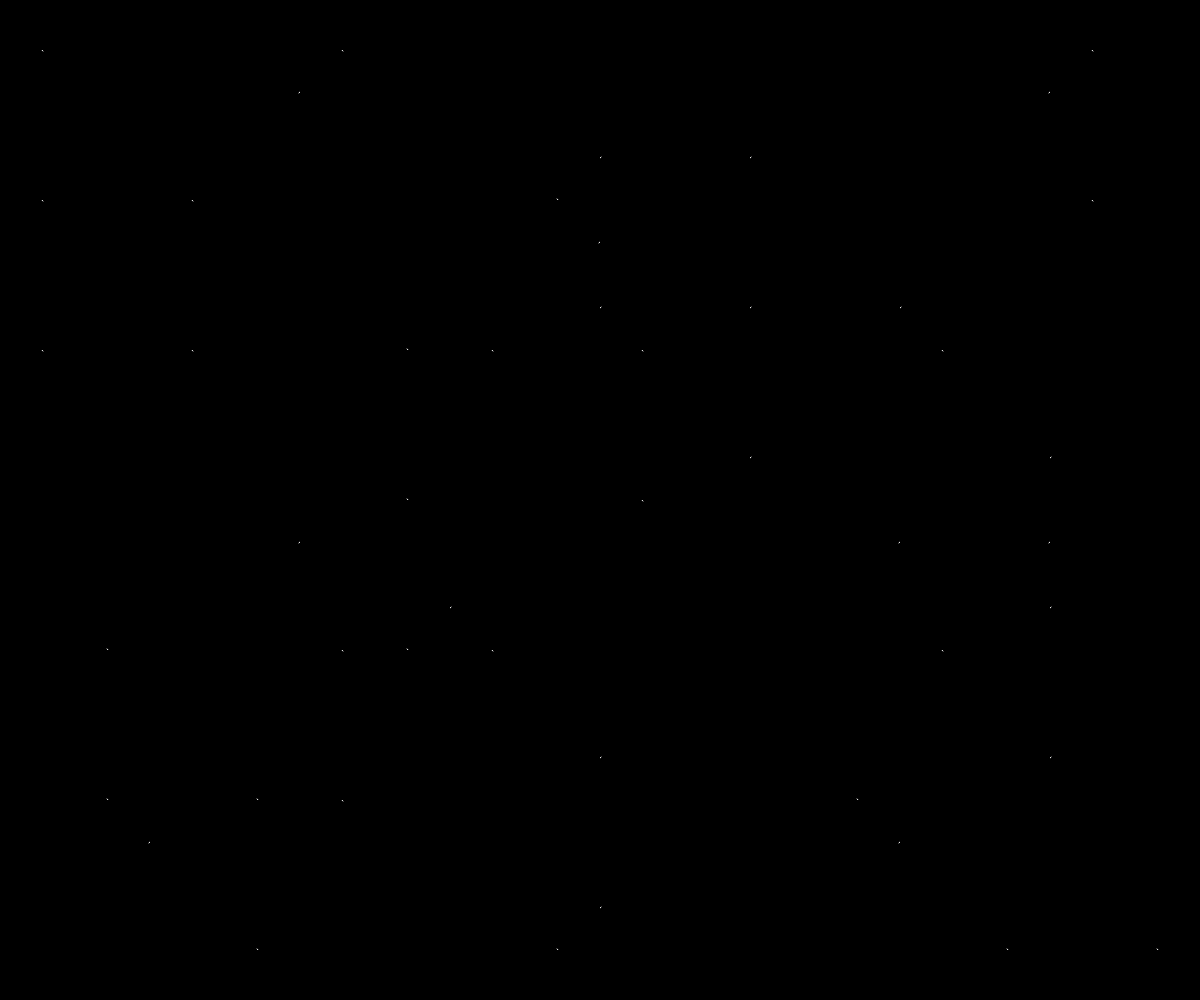
Frame 1 (no input)
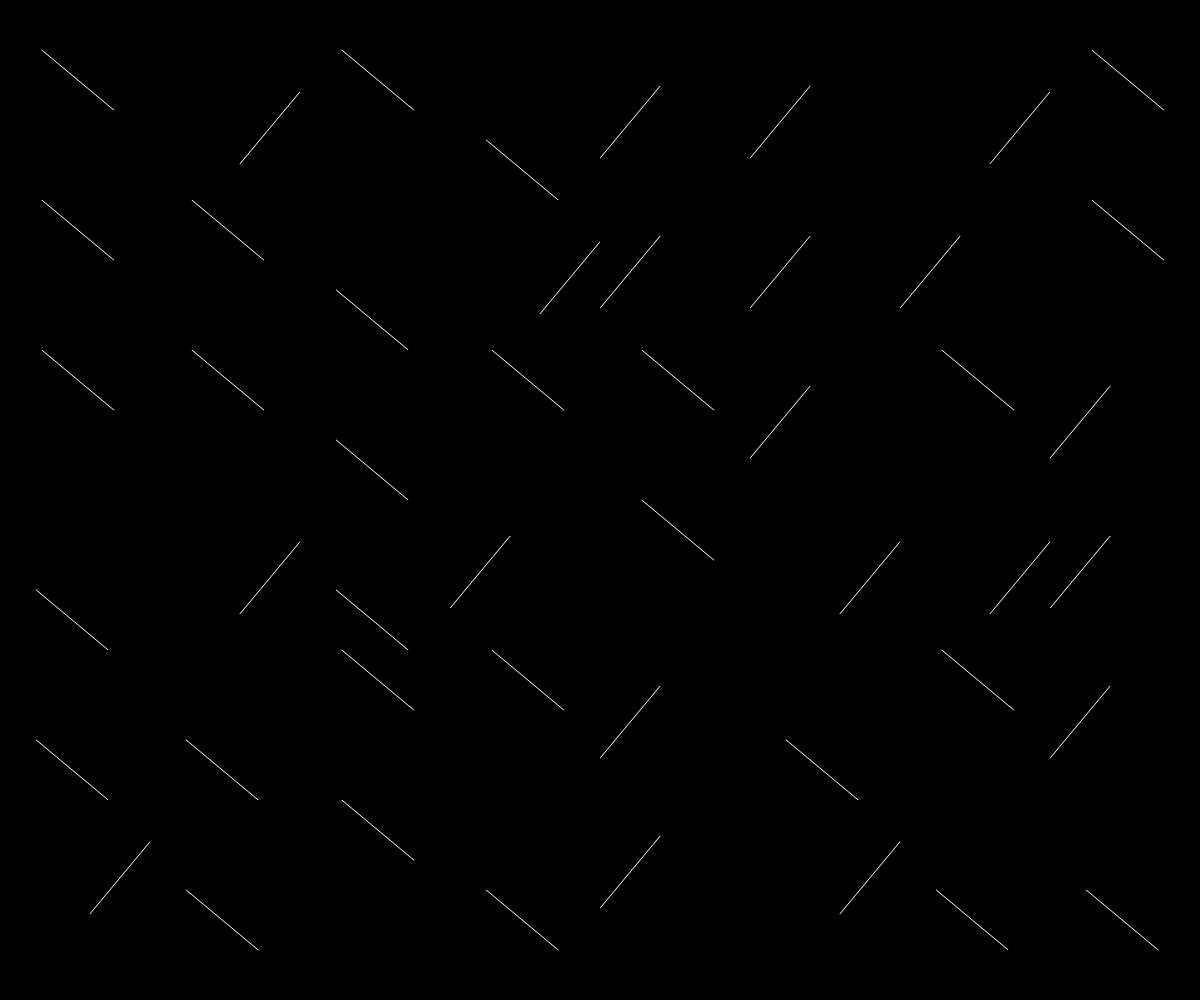
Frame 60 (no input)
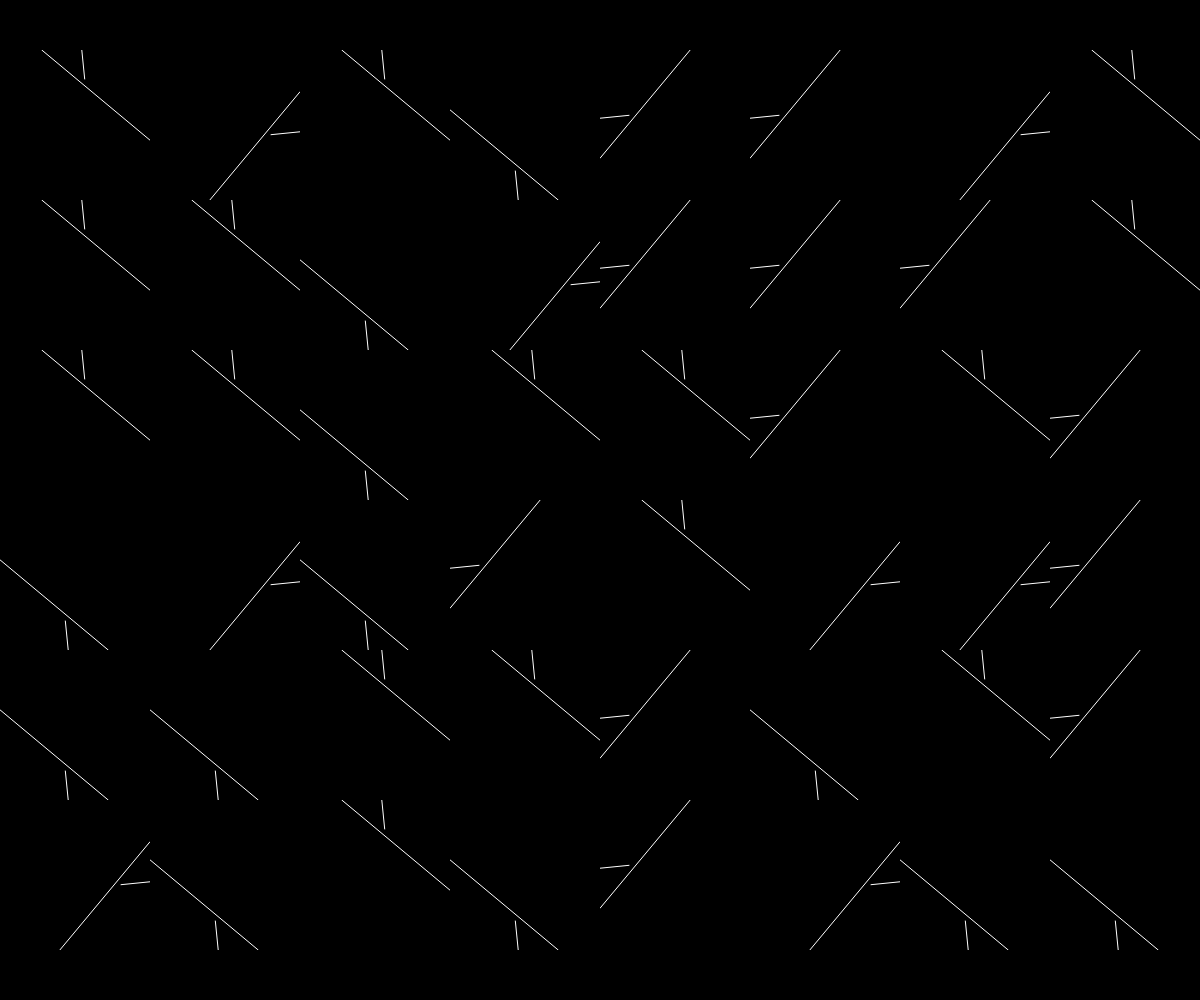
Frame 120 (the mouse pressed at the canvas centre since frame 60)

The p5.js sketch that drew these frames (run headless with seeded random() and noise() and a simulated clock; from frame 60 on, the mouse is pressed at the canvas centre):

// p5.js sketch
// ── sketch.js
let slotSize = 150 ;
let marginX
let marginY
let seed

let pg

let lines = []

function setup() {

    createCanvas(windowWidth, windowHeight);

    pixelDensity(1)

    pg = createGraphics(slotSize, slotSize)
    pg.background(0)
    pg.smooth()
    rectMode(CENTER)
    imageMode(CENTER)
    marginX = windowWidth - int((windowWidth / slotSize)) * slotSize;
    marginY = windowHeight - int((windowHeight / slotSize)) * slotSize;

    lines.push(new Line(0))
    //console.log(lines.length)
    //frameRate(15)
    seed = random(999999)

}


function draw() {
    //frameRate(15)
    background(0)
    pg.background(0)
   
    console.log(lines.length)



    for (let i = 0; i < lines.length; i++) {
        if (lines.length < 2000) {
            lines[i].update()
        }
        lines[i].draw(pg)
    }

    randomSeed(seed)
    for (var x = marginX / 2 + slotSize / 2; x < width - marginX / 2; x += slotSize) {
        for (var y = marginY / 2 + slotSize / 2; y < height - marginY / 2; y += slotSize) {
            push()
            translate(x, y)
            
            rotate(int(random(4)) * PI / 2)
            image(pg, 0, 0)
            if (keyIsPressed){
                noFill()
                strokeWeight(2)
                stroke(255)
                rect(0, 0, slotSize, slotSize)
            }
            pop()
        }
    }

}

class Line {

    constructor(id) {
        randomSeed(seed +id*random(10000))
        // speed x and y
        //this.a = int(random(-20, 20)) / 10
        //this.b = int(random(-20, 20)) / 10

        // source x and y
        let r = random(1)
        if (r< 0.25){
            this.sx = random(slotSize)
            this.sy = 0
            this.a = int(random(-20,20))/10
            this.b = 1
        }
        else if (r>= 0.25 && r < 0.5){
            this.sx = random(slotSize)
            this.sy = slotSize
            this.a = int(random(-20,20))/10
            this.b = -1
        }
        else if (r >= 0.5 && r < 0.75){
            this.sx = 0
            this.sy = random(slotSize)
            this.a = 1
            this.b = int(random(-20,20))/10
        }
        else if (r >= 0.75 && r <1){
            this.sx = slotSize
            this.sy = random(slotSize)
            this.a = -1
            this.b = int(random(-20,20))/10
        }

       // this.sx = random(slotSize / 4, slotSize - slotSize / 4)
        //this.sy = random(slotSize / 4, slotSize - slotSize / 4)
        // destination x and y
        this.dx = this.sx
        this.dy = this.sy

        this.id = id
        this.active = true;

       // console.log(this.sx, this.sy)

    }

    update() {
        if (this.active) {
            for (let i = 0; i < lines.length; i++) {
                if (i != this.id) {
                    if (this.intersects(
                            lines[i].sx, lines[i].sy, lines[i].dx, lines[i].dy,
                            this.sx, this.sy, this.dx, this.dy)) {
                        lines.push(new Line(lines.length))
                        this.active = false;
                        console.log("intersect")
                        //seed = random(999999)
                    }

                }
            }
            if (this.overlap()) {
                lines.push(new Line(lines.length))
                this.active = false;
                console.log("overlap")
               // seed = random(999999)

            }
            this.dx += this.a
            this.dy += this.b
            //console.log(this.dx, this.dy)
        }

    }

    draw(pg) {
        // if (this.active) {
        pg.stroke(255)
        pg.strokeWeight(1)
        pg.line(this.sx, this.sy, this.dx, this.dy)
        //}
    }

    overlap() {
        let result = false
        if (this.dx < 0 || this.dx > slotSize || this.dy < 0 || this.dy > slotSize) {
            result = true
        }
        return result;
    }


    //https://stackoverflow.com/questions/9043805/test-if-two-lines-intersect-javascript-function
    intersects(a, b, c, d, p, q, r, s) {
        var det, gamma, lambda;
        det = (c - a) * (s - q) - (r - p) * (d - b);
        if (det === 0) {
            return false;
        } else {
            lambda = ((s - q) * (r - a) + (p - r) * (s - b)) / det;
            gamma = ((b - d) * (r - a) + (c - a) * (s - b)) / det;
            return (0 < lambda && lambda < 1) && (0 < gamma && gamma < 1);
        }
    };


}

function mouseReleased() {
    background(0)
    slotSize = int(random(5, 25)) * 10
    seed = random(999999)
    lines=[]
    pg = createGraphics(slotSize, slotSize)
    pg.background(0)
    pg.smooth()
    rectMode(CENTER)
    imageMode(CENTER)
    marginX = windowWidth - int((windowWidth / slotSize)) * slotSize;
    marginY = windowHeight - int((windowHeight / slotSize)) * slotSize;
    lines.push(new Line(0))


}

function windowResized() {
    resizeCanvas(windowWidth, windowHeight);
    marginX = windowWidth - int((windowWidth / slotSize)) * slotSize;
    marginY = windowHeight - int((windowHeight / slotSize)) * slotSize;
}
